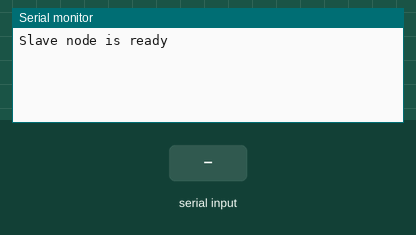
Simulated run of this sketch. Board: Arduino Uno, built with avr-gcc and run on an emulated ATmega328P. Parts: the last lines printed to the serial monitor. The test bench sets the inputs (shaded band).

Above: at 1.2 s.
1.3 s: "1" received over the second serial link
At 2.5 s:
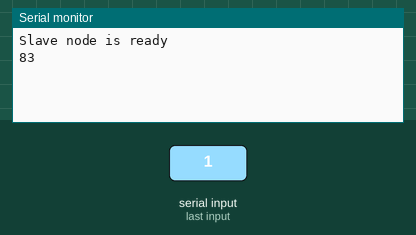
2.8 s: "0" received over the second serial link
At 3.9 s:
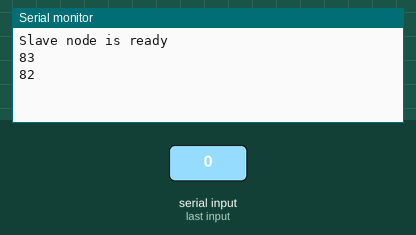

The sketch:

modbus_receiver.ino
```cpp
# include <SoftwareSerial.h>
#define RO 16
#define DI 17

SoftwareSerial slave (RO,DI);
void setup() {
  // put your setup code here, to run once:
  Serial.begin(115200);
  slave.begin(9600);
  //pinMode(DE_RE,OUTPUT);
  //digitalWrite(DE_RE,HIGH);
  Serial.println("Slave node is ready");
}

void loop() {
  // put your main code here, to run repeatedly:
  if (slave.available()){
    int pulse = slave.read();
    int bpm = map(pulse, 0, 255, 60, 180); // Map the 10-bit sensor value to BPM range (60-180 BPM)
    Serial.println(bpm);
  }
}
```

Measured:
- after the input at 1.3 s, the serial monitor: prints a new line at once (image 1)
- after the input at 2.8 s, the serial monitor: prints a new line at once (image 2)
